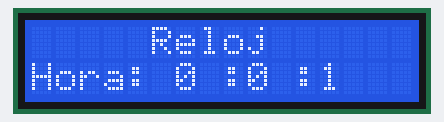
This sketch was run on a simulated Arduino Uno, built with avr-gcc and run on an emulated ATmega328P. Shown: 16×2 character LCD.

Above: at 1.1 s.
At 5.1 s:
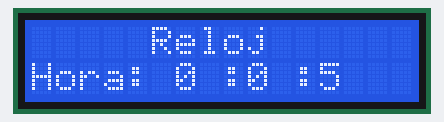
At 10.1 s:
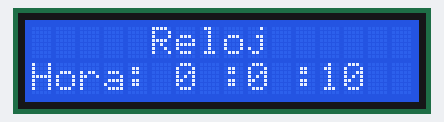
At 19.1 s:
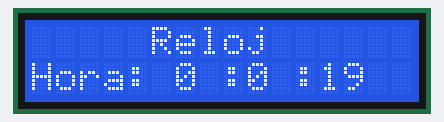
At 28.1 s:
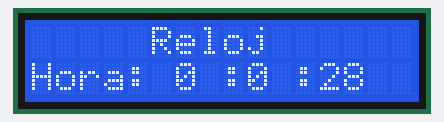
At 38.1 s:
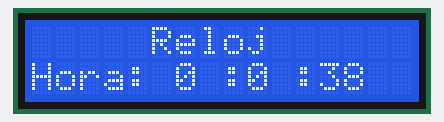

The sketch:

Deber1_2B_Reloj.ino
```cpp
/*
 * UNIVERSIDAD TECNICA DEL NORTE
 * Programa que muestre el segundero,minutero y horero visto en una lcd.
 *
 */
#include <MsTimer2.h>
#include <LiquidCrystal.h>

const int rs = 12, en = 10, d4 = 9, d5 = 8, d6 = 7, d7 = 6;
LiquidCrystal lcd(rs, en, d4, d5, d6, d7);

int horas=0;
int minutos=0;
int segundos=0;

void setup() {
  // put your setup code here, to run once:
  Serial.begin(9600);
  lcd.begin(16,2);
  MsTimer2::set(1000, reloj);
  MsTimer2::start();
}
void loop() {
  // put your main code here, to run repeatedly:

}
void graficar(){
   lcd.setCursor(7,0);
   lcd.print("Reloj");
   lcd.clear();
   lcd.setCursor(5,0);
   lcd.print("Reloj");
   lcd.setCursor(0,1);
   lcd.print("Hora: ");
    lcd.setCursor(6,1);
   lcd.print(horas);
   lcd.setCursor(8,1);
   lcd.print(": ");
   lcd.setCursor(9,2);
   lcd.print(minutos);
   lcd.setCursor(11,2);
   lcd.print(": ");
   lcd.setCursor(12,2);
   lcd.print(segundos);
}
void reloj(){
  segundos++;
  if(segundos>=60){
    segundos=0;
    minutos++;
    }
  if(minutos>=60){
    minutos=0;
    horas++;
    }
  if(horas>=24){
    horas=0;
     }
 graficar();
 }
```

Measured:
- what the display in image 0 shows lasts 1.0 s, from 1.1 s to 2.1 s
